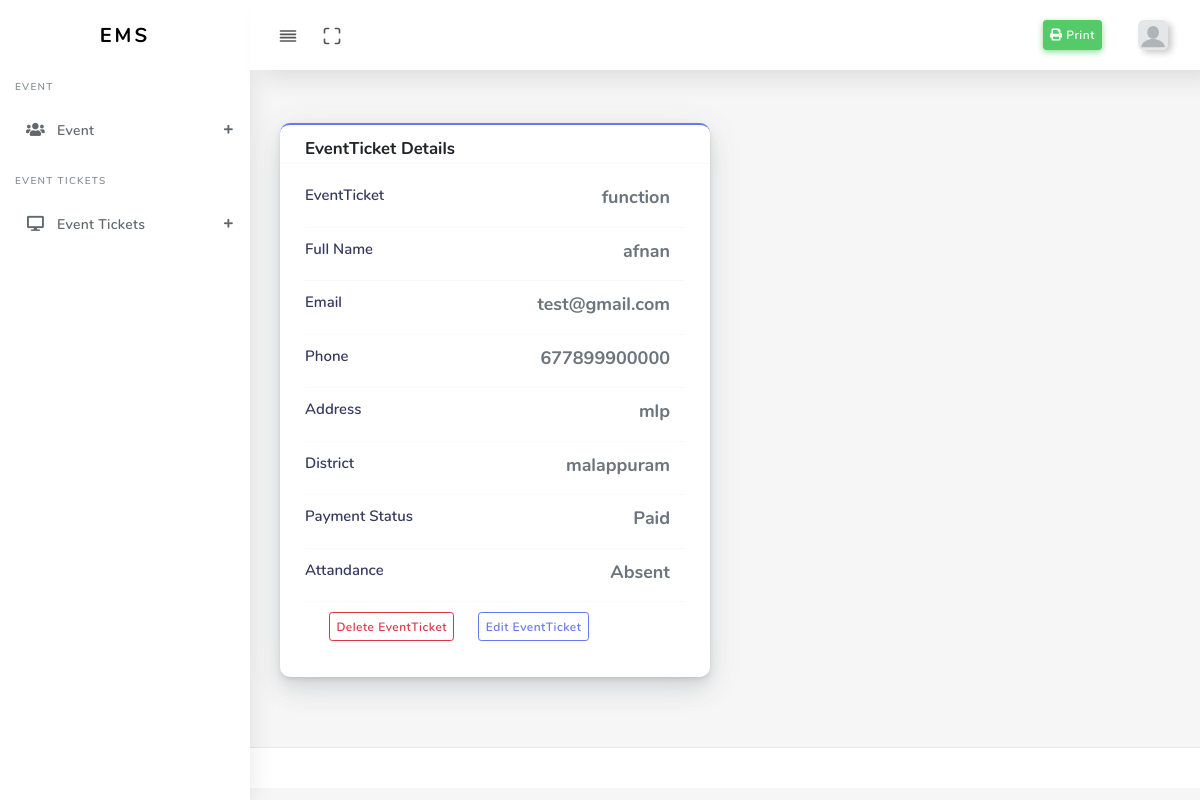
/event/eventticket-view/2/ (signed in), run on the app's committed database.
### event/models.py (models this page shows, shortened)
class EventTicket(BaseModel):
    event = models.ForeignKey(Event, on_delete=models.CASCADE,blank=True,null=True)
    payment_status =(
        ('Paid', 'Paid'),
        ('Cancel', 'Cancel'),
        ('Pending', 'Pending')
        )
    payment_status = models.CharField(choices=payment_status,max_length=10)
    attandance_status=(
        ('Present','Present'),
        ('Absent', 'Absent'),
        ('Pending', 'Pending')
    )
    attandance = models.CharField(choices=attandance_status,max_length=14)
    email = models.EmailField(verbose_name="email", max_length=60,)
    full_name = models.CharField(max_length=140)
    phone_code = models.CharField(max_length=30,default="91")
    phone = models.PositiveIntegerField()
    address = models.TextField()
    district = models.ForeignKey(District, on_delete=models.CASCADE,blank=True,null=True)
    class Meta:
        db_table = 'Event_Ticket'
        verbose_name = _('Event Ticket')
        verbose_name_plural = _('Event Tickets')
        ordering = ('-date_added',)

class Event(BaseModel):
    event_name = models.CharField(max_length=128,null=True,blank=True)
    venue = models.CharField(max_length=128,null=True,blank=True)
    date = models.DateField()
    time = models.TimeField()
    duration = models.DurationField()
    end_time = models.CharField(max_length=128,null=True,blank=True)
    reg_end_time = models.DateTimeField(default=datetime.now)
    reg_fee = models.PositiveIntegerField(default=0)
    class Meta:
        db_table = 'Event'
        verbose_name = _('Event')
        verbose_name_plural = _('Events')
        ordering = ('-date_added',)
    def __str__(self):
        return str(self.event_name)

### account/models.py (models this page shows)
class District(models.Model):
    district = models.CharField(max_length=128,null=True,blank=True)
    state = models.ForeignKey(State, on_delete=models.CASCADE)
    class Meta:
        db_table = 'account_district'
        verbose_name = _('district')
        verbose_name_plural = _('districts')
        ordering = ('-pk',)
    def __str__(self):
        return str(self.district)

### event/views.py (the view)
# urls.py: path('eventticket-view/<pk>/' , views.view_eventticket, name="view_eventticket"),
@login_required(login_url='account:login')
def view_eventticket(request,pk):
    user = request.user
    if user.is_admin:
        eventticket = EventTicket.objects.get(pk=pk)
        context = {
            "eventticket" : eventticket,
            "page_name": "view_eventticket",
        }
        return render(request, 'dashboard/event_ticket/view_eventticket.html',context)
    else:
        context = {}
        return render(request, '403.html', context)

### templates/dashboard/event_ticket/view_eventticket.html (shortened to what this page needs)
{% extends 'dashboard/base.html' %}
{% load static %} {% block content %}
<div class="main-content">
  <section class="section">
    <div class="section-body">
      <div class="row">
        <div class="col-12 col-md-12 col-lg-6">
          <div class="card card-primary">
            <div class="card-header pb-0">
              <h4>EventTicket Details</h4>
            </div>
            <div class="card-body">
              <ul
                class="list-unstyled user-details list-unstyled-border list-unstyled-noborder"
              >
                <li class="media">
                  <div class="media-body">
                    <div class="media-title">EventTicket </div>
                  </div>
                  <div class="media-items">
                    <div class="media-item">
                      <div class="media-value">{{ eventticket.event}}</div>
                    </div>
                  </div>
                </li>
                <li class="media">
                  <div class="media-body">
                    <div class="media-title">Full Name</div>
                  </div>
                  <div class="media-items">
                    <div class="media-item">
                      <div class="media-value">{{ eventticket.full_name }}</div>
                    </div>
                  </div>
                </li>
                <li class="media">
                  <div class="media-body">
                    <div class="media-title">Email</div>
                  </div>
                  <div class="media-items">
                    <div class="media-item">
                      <div class="media-value">{{ eventticket.email }}</div>
                    </div>
                  </div>
                </li>
                <li class="media">
                  <div class="media-body">
                    <div class="media-title">Phone</div>
                  </div>
                  <div class="media-items">
                    <div class="media-item">
                      <div class="media-value">{{ eventticket.phone }}</div>
                    </div>
                  </div>
                </li>
                <li class="media">
                  <div class="media-body">
                    <div class="media-title">Address</div>
                  </div>
                  <div class="media-items">
                    <div class="media-item">
                      <div class="media-value">{{ eventticket.address }}</div>
                    </div>
                  </div>
                </li>
                <li class="media">
                  <div class="media-body">
                    <div class="media-title">District</div>
                  </div>
                  <div class="media-items">
                    <div class="media-item">
                      <div class="media-value">{{ eventticket.district }}</div>
                    </div>
                  </div>
                </li>
                <li class="media">
                  <div class="media-body">
                    <div class="media-title">Payment Status</div>
                  </div>
                  <div class="media-items">
                    <div class="media-item">
                      <div class="media-value">{{ eventticket.payment_status }}</div>
                    </div>
                  </div>
                </li>
                <li class="media">
                  <div class="media-body">
                    <div class="media-title">Attandance </div>
                  </div>
                  <div class="media-items">
                    <div class="media-item">
                      <div class="media-value">{{ eventticket.attandance  }}</div>
                    </div>
                  </div>
                </li>
                <li class="media">
                  <a
                    href="{% url 'event:delete_eventticket' pk=eventticket.pk %}"
                    class="ml-4 d-block btn btn-outline-danger btn-sm"
                    >Delete EventTicket</a
                  >
                  <a
                    href="{% url 'event:update_eventticket' pk=eventticket.pk %}"
                    class="ml-4 d-block btn btn-outline-primary btn-sm"
                    >Edit EventTicket</a
                  >
                </li>
              </ul>
            </div>
          </div>
        </div>
        <div class="col-12 col-md-12 col-lg-6">
        </div>
      </div>
    </div>
  </section>
</div>
{% endblock %} {% load static %}

### data on the page
EventTicket: event "function", full_name "afnan", email "test@gmail.com", phone "677899900000", address "mlp", district "malappuram", payment_status "Paid", attandance "Absent"
